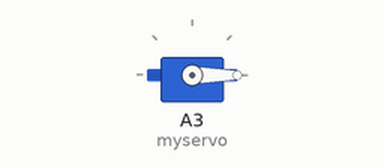
Bench run of a sketch on a simulated Arduino Uno, built with avr-gcc and run on an emulated ATmega328P. On the bench: servo.

Above: at 0.05 s.
At 3.55 s:
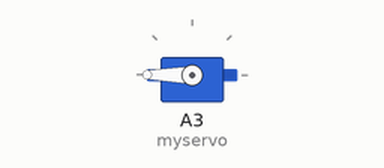
At 7.0 s:
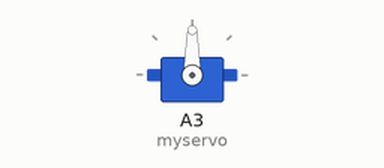
Timing chart, 0 to 9.1 s (numbered marks = the images above):
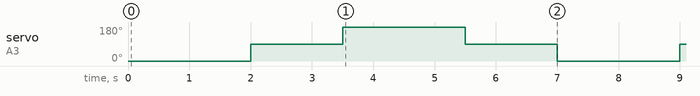

Measured:
- by itself, servo on A3 (myservo): repeats every 7.0 s: 180° 2.0 s, 90° 1.5 s, 0° 2.0 s, 90° 1.5 s

The sketch:

servoContinious.ino
```cpp
#include <Servo.h>
Servo myservo;

void setup() {
    myservo.attach(A3);
    // Initially the servo must be stopped
}

void loop() {

        myservo.write(0);
        delay(2000);
        myservo.write(90);
        delay(1500);
        myservo.write(180);
        delay(2000);
        myservo.write(90);
        delay(1500);


    /*
    // Start turning clockwise
    for(int i=0;i<50;i++){
        myservo.write(0);
        delay(10);
        myservo.write(90);
        delay(10);
        myservo.write(0);
        delay(10);
    }
    myservo.write(90);
    delay(2000);

     for(int i=0;i<50;i++){
        myservo.write(180);
        delay(10);
        myservo.write(90);
        delay(10);
        myservo.write(180);
        delay(10);
    }

    myservo.write(90);
    delay(2000);
    */
}
```
